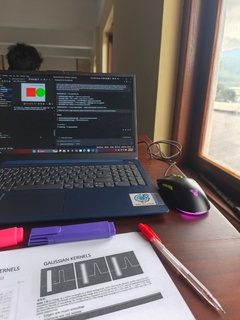
#> input picture data/image1.jpeg, 240 x 320 px, shrunk from 960 x 1280 before the run
$ python baseline.py
#> lines starting #> are read from the running program, lines starting #| are printed output that depends on the picture
import cv2
import numpy as np
import matplotlib.pyplot as plt
import os
import shutil
import glob

# ==============================================================================
# Panorama Generation Pipeline
# Core idea adapted from: Kaggle "Panorama Image Stitcher using OpenCV Python"
#
# Upgrade over baseline (ORB + BruteForce):
#   - SIFT  : Scale-Invariant Feature Transform  → richer float descriptors
#   - FLANN : Fast Library for Approximate Nearest Neighbors → faster matching
#   - Lowe's Ratio Test : filters ambiguous matches (ratio < 0.7)
#   - Multi-image stitching : iteratively stitches N images in a directory
# ==============================================================================


# ------------------------------------------------------------------------------
# Helper: Compute homography + warp img2 to img1's perspective
# ------------------------------------------------------------------------------
def warpImages(img1, img2, H):
    """
    Warp img2 onto img1 using homography matrix H.

    Parameters
    ----------
    img1 : ndarray  – the "base" image (already-stitched collage or first image)
    img2 : ndarray  – the new image to be warped and added
    H    : ndarray  – 3×3 homography matrix mapping img1 -> img2

    Returns
    -------
    output_img : ndarray  – stitched panorama
    """
    rows1, cols1 = img1.shape[:2]
    rows2, cols2 = img2.shape[:2]

    # Corner points of img1
    pts1 = np.float32([
        [0, 0], [0, rows1], [cols1, rows1], [cols1, 0]
    ]).reshape(-1, 1, 2)

    # Corner points of img2 projected through H
    pts2 = np.float32([
        [0, 0], [0, rows2], [cols2, rows2], [cols2, 0]
    ]).reshape(-1, 1, 2)
    pts2_transformed = cv2.perspectiveTransform(pts2, H)

    # Bounding box of both images in the common frame
    all_pts = np.concatenate((pts1, pts2_transformed), axis=0)
    [x_min, y_min] = np.int32(all_pts.min(axis=0).ravel() - 0.5)
    [x_max, y_max] = np.int32(all_pts.max(axis=0).ravel() + 0.5)

    # Translation to shift everything into positive coordinates
    t = [-x_min, -y_min]
    H_t = np.array([[1, 0, t[0]],
                    [0, 1, t[1]],
                    [0, 0,    1]], dtype=np.float64)

    # Warp img2 onto the canvas
    canvas_w = x_max - x_min
    canvas_h = y_max - y_min
    output_img = cv2.warpPerspective(img2, H_t.dot(H), (canvas_w, canvas_h))

    # Paste img1 onto the canvas (overwrites warped area with clean base image)
    output_img[t[1]:rows1 + t[1], t[0]:cols1 + t[0]] = img1

    return output_img


# ------------------------------------------------------------------------------
# Core: SIFT + FLANN + Lowe's Ratio Test + RANSAC homography
# ------------------------------------------------------------------------------
def warp(img1, img2, min_match_count=10):
    """
    Stitch img2 next to img1.

    Steps
    -----
    1. Detect SIFT keypoints & descriptors in both images.
    2. Match with FLANN (k-NN, k=2).
    3. Filter matches using Lowe's ratio test (ratio < 0.7).
    4. Compute homography with RANSAC.
    5. Warp and blend via warpImages().

    Parameters
    ----------
    img1            : ndarray  – left/base image
    img2            : ndarray  – right/new image to append
    min_match_count : int      – minimum good matches required (default 10)

    Returns
    -------
    stitched : ndarray or None
    """
    sift = cv2.SIFT_create()

    # Step 1 – Detect & compute SIFT features
    kp1, des1 = sift.detectAndCompute(img1, None)
    kp2, des2 = sift.detectAndCompute(img2, None)

    # Step 2 – FLANN matcher (KD-Tree, 5 trees, 50 checks)
    FLANN_INDEX_KDTREE = 1
    index_params  = dict(algorithm=FLANN_INDEX_KDTREE, trees=5)
    search_params = dict(checks=50)
    flann = cv2.FlannBasedMatcher(index_params, search_params)

    matches = flann.knnMatch(des1, des2, k=2)

    # Step 3 – Lowe's ratio test
    good_matches = [m for m, n in matches if m.distance < 0.7 * n.distance]

    if len(good_matches) < min_match_count:
        print(f"  Not enough good matches: {len(good_matches)} / {min_match_count} required.")
        return None

    print(f"  Good matches found: {len(good_matches)}")

    # Step 4 – Extract point correspondences
    src_pts = np.float32([kp1[m.queryIdx].pt for m in good_matches]).reshape(-1, 1, 2)
    dst_pts = np.float32([kp2[m.trainIdx].pt for m in good_matches]).reshape(-1, 1, 2)

    # Step 5 – RANSAC homography
    H, mask = cv2.findHomography(src_pts, dst_pts, cv2.RANSAC, 5.0)
    if H is None:
        print("  Homography could not be computed.")
        return None

    # Step 6 – Warp and stitch
    return warpImages(img2, img1, H)


# ------------------------------------------------------------------------------
# Save helper
# ------------------------------------------------------------------------------
def save_image(directory, file_name, image):
    """Save an image to directory/file_name, creating the directory if needed."""
    os.makedirs(directory, exist_ok=True)
    cv2.imwrite(os.path.join(directory, file_name), image)


# ------------------------------------------------------------------------------
# Multi-image stitching: stitch all images in a directory sequentially
# ------------------------------------------------------------------------------
def stitch_images_in_directory(input_directory, output_directory):
    """
    Iteratively stitch every image in input_directory (sorted order) into a
    single panorama and save it to output_directory.

    Parameters
    ----------
    input_directory  : str – folder containing source images
    output_directory : str – folder where the stitched result is saved
    """
    exts = ('*.jpg', '*.jpeg', '*.png', '*.bmp')
    filenames = []
    for ext in exts:
        filenames.extend(glob.glob(os.path.join(input_directory, ext)))
    filenames = sorted(filenames)

    if len(filenames) < 2:
        print(f"  Need at least 2 images in '{input_directory}', found {len(filenames)}.")
        return

    print(f"  Stitching {len(filenames)} images from: {input_directory}")

    collage = cv2.imread(filenames[0])
    for i in range(1, len(filenames)):
        img_next = cv2.imread(filenames[i])
        print(f"  [{i}/{len(filenames)-1}] Adding: {os.path.basename(filenames[i])}")
        result = warp(collage, img_next)
        if result is None:
            print(f"  Skipping image {os.path.basename(filenames[i])} – stitching failed.")
        else:
            collage = result

    out_name = 'panorama_' + os.path.basename(filenames[-1])
    save_image(output_directory, out_name, collage)
    print(f"  Saved stitched panorama -> {os.path.join(output_directory, out_name)}")
    return collage


# ------------------------------------------------------------------------------
# Two-image pipeline (original baseline behaviour, now upgraded)
# ------------------------------------------------------------------------------
def run_two_image_pipeline(data_dir, results_dir):
    """
    Original two-image baseline flow, upgraded to use SIFT + FLANN + Lowe's test.
    Reads image1.jpg (left) and image2.jpg (right) from data_dir.
    """
    img1_path = os.path.join(data_dir, 'image1.jpeg')
    img2_path = os.path.join(data_dir, 'image2.jpeg')

    img1 = cv2.imread(img1_path)
    img2 = cv2.imread(img2_path)

    if img1 is None or img2 is None:
        print(f"Error: Could not load images from '{data_dir}'.")
        print("  Ensure image1.jpeg and image2.jpeg exist in the data/ folder.")
        return

    print(f"Loaded images  –  img1: {img1.shape}, img2: {img2.shape}")

    # ── Feature Matching Visualization ──────────────────────────────────────
    sift = cv2.SIFT_create()
    kp1, des1 = sift.detectAndCompute(cv2.cvtColor(img1, cv2.COLOR_BGR2GRAY), None)
    kp2, des2 = sift.detectAndCompute(cv2.cvtColor(img2, cv2.COLOR_BGR2GRAY), None)
    print(f"Keypoints  –  img1: {len(kp1)}, img2: {len(kp2)}")

    FLANN_INDEX_KDTREE = 1
    flann = cv2.FlannBasedMatcher(
        dict(algorithm=FLANN_INDEX_KDTREE, trees=5),
        dict(checks=50)
    )
    matches   = flann.knnMatch(des1, des2, k=2)
    good      = [m for m, n in matches if m.distance < 0.7 * n.distance]
    match_img = cv2.drawMatches(img1, kp1, img2, kp2, good[:60], None,
                                flags=cv2.DrawMatchesFlags_NOT_DRAW_SINGLE_POINTS)

    match_path = os.path.join(results_dir, 'feature_matches_sift.jpg')
    cv2.imwrite(match_path, match_img)
    print(f"Saved feature match visualization -> {match_path}")

    # ── Stitch ───────────────────────────────────────────────────────────────
    print("Stitching images...")
    panorama = warp(img1, img2)
    if panorama is None:
        print("Stitching failed.")
        return

    pano_path = os.path.join(results_dir, 'panorama_sift.jpg')
    cv2.imwrite(pano_path, panorama)
    print(f"Saved final panorama -> {pano_path}")
    print("Done.")


# ------------------------------------------------------------------------------
# Entry point
# ------------------------------------------------------------------------------
def main():
    base_dir    = os.path.dirname(os.path.dirname(os.path.abspath(__file__)))
    data_dir    = os.path.join(base_dir, 'data')
    results_dir = os.path.join(base_dir, 'results')
    os.makedirs(results_dir, exist_ok=True)

    # ── Mode selection ────────────────────────────────────────────────────────
    # Set MULTI_IMAGE = True to stitch every image in data_dir sequentially.
    # Set MULTI_IMAGE = False to run the classic two-image (image1 + image2) flow.
    MULTI_IMAGE = False

    if MULTI_IMAGE:
        print("=== Multi-Image Panorama Pipeline (SIFT + FLANN) ===")
        stitch_images_in_directory(data_dir, results_dir)
    else:
        print("=== Two-Image Panorama Pipeline (SIFT + FLANN) ===")
        run_two_image_pipeline(data_dir, results_dir)
#> in run_two_image_pipeline, img1 is the input picture: shape (320, 240, 3); mean B, G, R 104.6, 104, 113.3
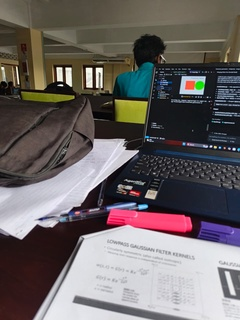
#> input picture data/image2.jpeg, 240 x 320 px, shrunk from 960 x 1280 before the run
#> in run_two_image_pipeline, img2 is the input picture: shape (320, 240, 3); mean B, G, R 100, 100.3, 106.7
#| Loaded images  –  img1: (320, 240, 3), img2: (320, 240, 3)
#> in run_two_image_pipeline, `kp1, des1 = sift.detectAndCompute(cv2.cvtColor(img1, cv2.COLOR_BGR2GRA..`: kp1 = 263 keypoints; strongest (x, y, size): (192, 183, 6), (104, 70, 3.4), (208, 207, 2.8), (158, 296, 5.7)
#> in run_two_image_pipeline, `kp2, des2 = sift.detectAndCompute(cv2.cvtColor(img2, cv2.COLOR_BGR2GRA..`: kp2 = 383 keypoints; strongest (x, y, size): (234, 149, 1.9), (89, 70, 4.2), (99, 70, 4.1), (97, 86, 1.9)
#| Keypoints  –  img1: 263, img2: 383
#> in run_two_image_pipeline, `matches   = flann.knnMatch(des1, des2, k=2)`: matches = 263 matches
#> in run_two_image_pipeline, `good      = [m for m, n in matches if m.distance < 0.7 * n.distance]`: good = 42 matches
#> in run_two_image_pipeline, `match_img = cv2.drawMatches(img1, kp1, img2, kp2, good[:60], None, fla..`:
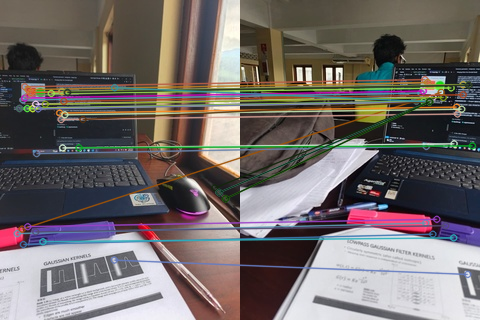
#> match_img: shape (320, 480, 3); mean B, G, R 104.9, 106.1, 113.1
#> in warp, `matches = flann.knnMatch(des1, des2, k=2)`: matches = 263 matches
#> in warp, `good_matches = [m for m, n in matches if m.distance < 0.7 * n.distance]`: good_matches = 42 matches
#|   Good matches found: 42
#> in warp, `src_pts = np.float32([kp1[m.queryIdx].pt for m in good_matches]).resha..`: src_pts = 42 rows, first 8: [16.75, 233.1], [18.98, 108], [18.98, 108], [21.61, 228.6], [22.49, 99.48], [22.49, 99.48], [22.89, 244], [24.32, 86.22]
#> in warp, `dst_pts = np.float32([kp2[m.trainIdx].pt for m in good_matches]).resha..`: dst_pts = 42 rows, first 8: [185.3, 222.6], [175.9, 100.7], [175.9, 100.7], [200.8, 91.74], [180.5, 92.5], [180.5, 92.5], [192.4, 233.7], [184.4, 79.15]
#> in warp, `H, mask = cv2.findHomography(src_pts, dst_pts, cv2.RANSAC, 5.0)`: H = [[0.561, -0.113, 174.3], [-0.176, 0.967, -2.19], [-0.00203, 0.000196, 1]]; mask = 42 values, max 1 at index 1, min 0 at index 0, mean 0.643
#> in warpImages, `pts2_transformed = cv2.perspectiveTransform(pts2, H)`: pts2_transformed = [[174.3, -2.19], [130, 289.1], [474.5, 460.8], [603.1, -86.87]]
#> in warpImages, `all_pts = np.concatenate((pts1, pts2_transformed), axis=0)`: all_pts = [[0, 0], [0, 320], [240, 320], [240, 0], [174.3, -2.19], [130, 289.1], [474.5, 460.8], [603.1, -86.87]]
#> in warpImages, `[x_min, y_min] = np.int32(all_pts.min(axis=0).ravel() - 0.5)`: x_min = 0; y_min = -87
#> in warpImages, `[x_max, y_max] = np.int32(all_pts.max(axis=0).ravel() + 0.5)`: x_max = 603; y_max = 461
#> in warpImages, `t = [-x_min, -y_min]`: t = [0, 87]
#> in warpImages, `H_t = np.array([[1, 0, t[0]], [0, 1, t[1]], [0, 0,    1]], dtype=np.fl..`: H_t = [[1, 0, 0], [0, 1, 87], [0, 0, 1]]
#> in warpImages, `canvas_w = x_max - x_min`: canvas_w = 603
#> in warpImages, `canvas_h = y_max - y_min`: canvas_h = 548
#> in warpImages, `output_img = cv2.warpPerspective(img2, H_t.dot(H), (canvas_w, canvas_h))`:
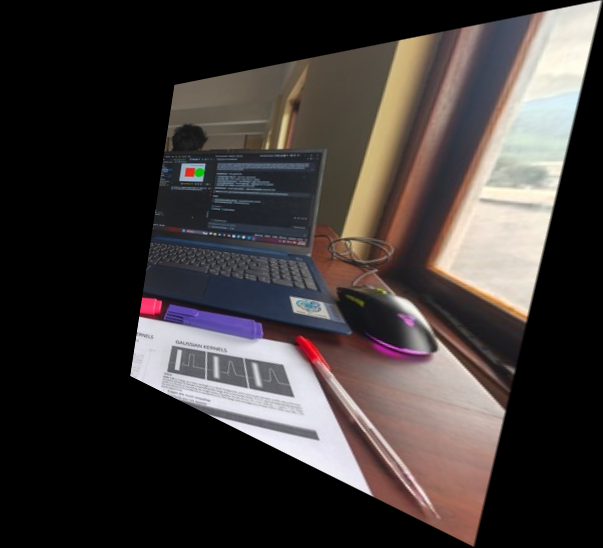
#> output_img: shape (548, 603, 3); mean B, G, R 55.9, 57.4, 63.5
#> in warpImages, `output_img[t[1]:rows1 + t[1], t[0]:cols1 + t[0]] = img1`:
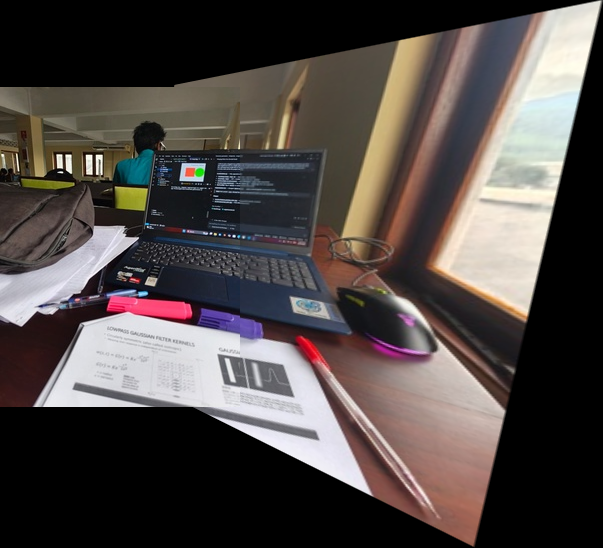
#> output_img: shape (548, 603, 3); mean B, G, R 70.5, 72.9, 80.2


if __name__ == "__main__":
    main()
